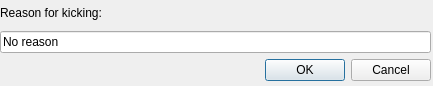
<?xml version="1.0" encoding="UTF-8"?>
<ui version="4.0">
 <class>uiKick</class>
 <widget class="QDialog" name="uiKick">
  <property name="geometry">
   <rect>
    <x>0</x>
    <y>0</y>
    <width>433</width>
    <height>86</height>
   </rect>
  </property>
  <property name="minimumSize">
   <size>
    <width>433</width>
    <height>86</height>
   </size>
  </property>
  <property name="maximumSize">
   <size>
    <width>433</width>
    <height>86</height>
   </size>
  </property>
  <property name="windowTitle">
   <string>Kick</string>
  </property>
  <property name="windowIcon">
   <iconset>
    <normaloff>:/images/logo_64.png</normaloff>:/images/logo_64.png</iconset>
  </property>
  <widget class="QWidget" name="verticalLayoutWidget">
   <property name="geometry">
    <rect>
     <x>0</x>
     <y>0</y>
     <width>431</width>
     <height>81</height>
    </rect>
   </property>
   <layout class="QVBoxLayout" name="verticalLayout">
    <item>
     <widget class="QLabel" name="label">
      <property name="text">
       <string>Reason for kicking:</string>
      </property>
     </widget>
    </item>
    <item>
     <layout class="QHBoxLayout" name="horizontalLayout">
      <item>
       <widget class="QLineEdit" name="lineEdit">
        <property name="text">
         <string>No reason</string>
        </property>
        <property name="maxLength">
         <number>255</number>
        </property>
       </widget>
      </item>
     </layout>
    </item>
    <item>
     <widget class="QDialogButtonBox" name="buttonBox">
      <property name="standardButtons">
       <set>QDialogButtonBox::Cancel|QDialogButtonBox::Ok</set>
      </property>
     </widget>
    </item>
   </layout>
  </widget>
 </widget>
 <resources/>
 <connections/>
</ui>
